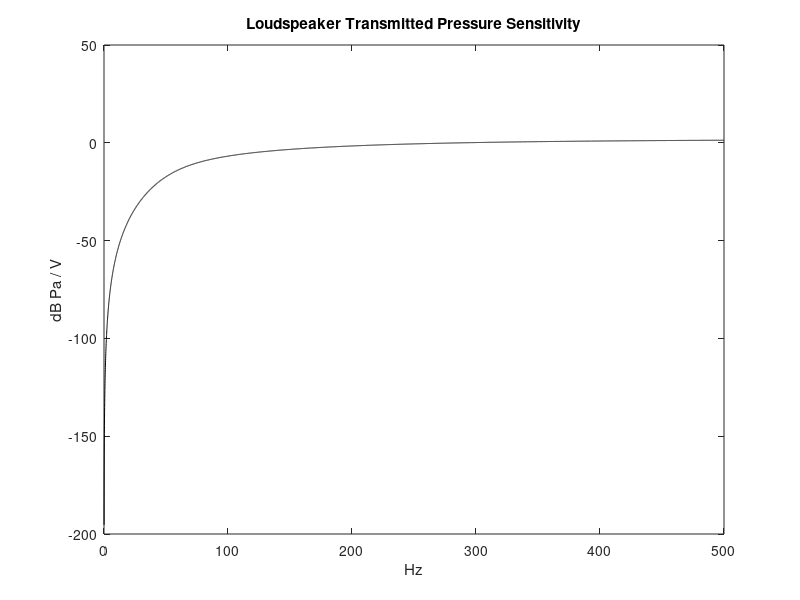
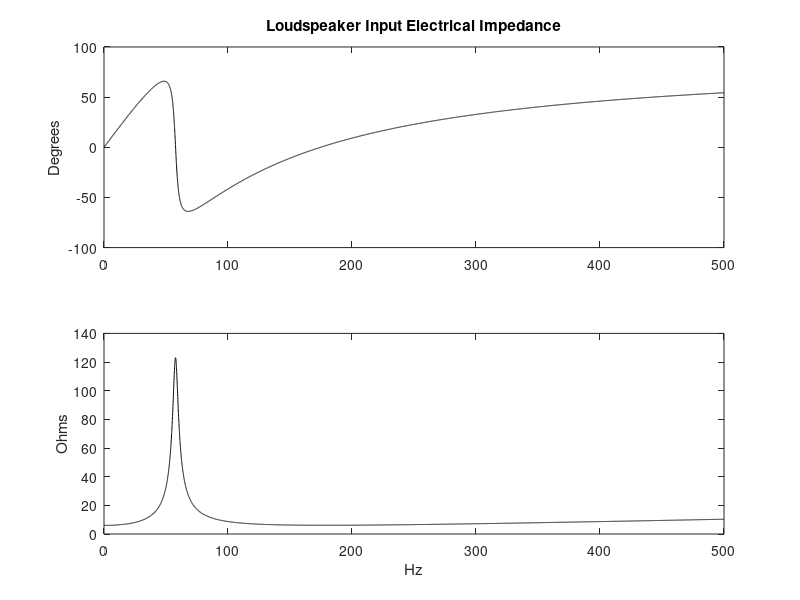
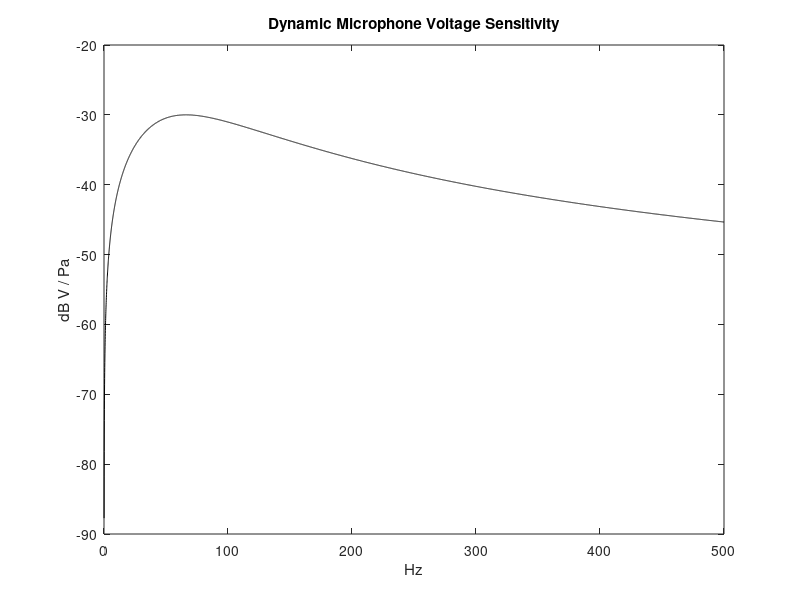
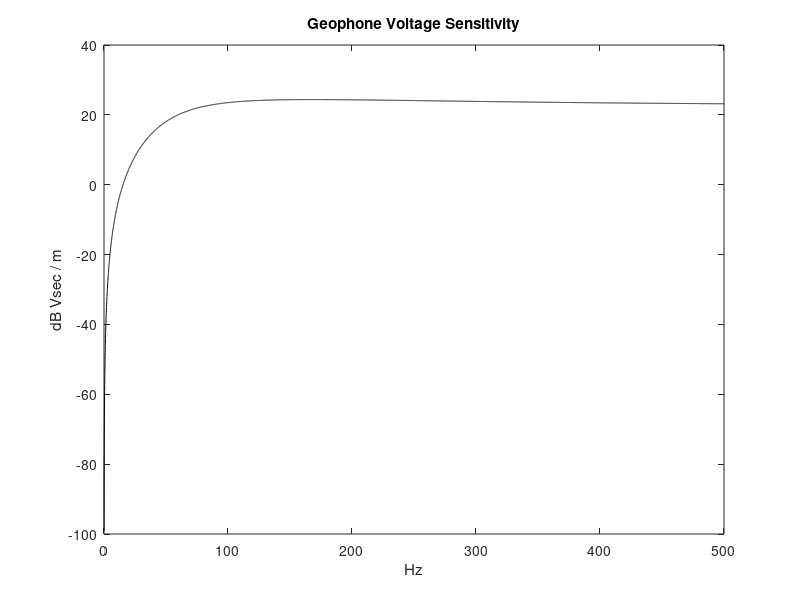

The MATLAB script that drew these images, in order:
% Loudspeaker in closed cabinet model
npts=10000;
maxf=500;
f=maxf/npts:maxf/npts:maxf;			% freq range
w=2.*pi.*f;

% electrical
Re=6;			% 6 ohms
Le=0.003;		% 3 mH
Bl=13.25;				% Bl=6.5 gives Qt near 1, Bl=12 give Qt near .37

% diaphragm
fd=55;			% 25.5 Hz mech res
wd=2*pi*fd;
Md=0.060;			% 60 gm
Cd=1/(Md*wd^2);
Rd=1.5;

% cabinet
rho=1.21;
c=345;
Va=1;				% m^3 sealed box
Ca=Va/(rho*c^2);

% acoustic radiation
a=0.15;			% 12" is about 30cm
S=pi*a^2;
k=w./c;
i=sqrt(-1);
Za=(rho*c/S).*((.5.*k.*a).^2 + i.*0.6.*k.*a);
Ra=real(Za);
Ma=imag(Za);
Cad=Ca.*Cd./(S^2*Cd+Ca);

Zm=(Rd+(S^2).*Za) + i.*w.*Md + 1./(i.*w.*Cad);
Z1=Zm.*(Re+i.*w.*Le)+Bl^2;
Pae=(Bl.*S.*Ra)./Z1;

figure(1)
plot(f,20.*log10(abs(Pae)),'k');
xlabel('Hz');
ylabel('dB Pa / V');
title('Loudspeaker Transmitted Pressure Sensitivity');

% Theill=Small Params

w0sq=1/(Md*Cad);	% include cabinet
w0=sqrt(w0sq);
Qes=w0*Md*Re/(Bl)^2;
Qms=w0*Md/Rd;

Qt=w0*Md*Re/((Bl)^2+Re*Rd);	% total system Q

Zres=Re+Bl^2/Rd;					% max impedance
Vas=S^2*Cd*rho*c^2;
[Qes Qms Qt Vas*35.32 Zres]

% input electrical impedance

Z0=Re + i.*w.*Le + (i.*w.*Cd.*(Bl)^2)./(i.*w.*Cd.*Rd + (1. - w.^2./w0sq));

figure(2);

subplot(2,1,1),plot(f,(180/pi).*angle(Z0),'k');
title('Loudspeaker Input Electrical Impedance');
ylabel('Degrees');
subplot(2,1,2),plot(f,abs(Z0),'k');
ylabel('Ohms');
xlabel('Hz');

% microphone response

Ze=Bl^2./(Re+i.*w.*Le);
ep=S.*(Bl./(Ze + Rd + i.*w.*Md + 1./(i.*w.*Cd)));

figure(3)
plot(f,20.*log10(abs(ep)),'k');
xlabel('Hz');
ylabel('dB V / Pa');
title('Dynamic Microphone Voltage Sensitivity');
%axis([0 500 -60 0]);

% geophone response
gv=i.*w.*Md.*Bl./(Ze + Rd + i.*w.*Md + 1./(i.*w.*Cd));

figure(4)
plot(f,20.*log10(abs(gv)),'k');
xlabel('Hz');
ylabel('dB Vsec / m');
title('Geophone Voltage Sensitivity');


% loudspeaker impedance analysis

Zms=Rd + i.*w.*Md + 1./(i.*w.*Cd);
Zspk=Re + i.*w.*Le + Bl^2./Zms;

figure(5);
plot(f,abs(Zspk));

% estimate parameters from impedance curve

Le_est=(imag(Zspk(npts)-Zspk(round(.75*npts))))/(w(npts)-w(round(.75*npts)));
Re_est=abs(Zspk(1));
[Re_est Re Le_est Le]

[Zres,ires]=max(Zspk);
Zres=abs(Zres);

Zrsq=sqrt(Zres*Re_est);			% measure Qt
aZspk=abs(Zspk);
for n=2:ires,
   if aZspk(n) > Zrsq
      f1=f(n-1)+((aZspk(n)-aZspk(n-1))/(f(n)-f(n-1)))*(Zrsq-aZspk(n-1));
      break;
   end;
end;
for n=ires:npts,
   if aZspk(n) < Zrsq
      f2=f(n-1)+((aZspk(n)-aZspk(n-1))/(f(n)-f(n-1)))*(Zrsq-aZspk(n-1));
      break
   end;
end;
Qtest=(f(ires)/(f2-f1))*sqrt(Re/Zres);

% assume Md & Cd known from added-mass res shift
QtRd=w(ires)*Md*Re_est/Zres;
Rd_est=QtRd/Qtest;
Bl_est=sqrt((w(ires)*Md*Re_est/Qtest)-Re_est*Rd_est);

[Qt Qtest Bl Bl_est Rd Rd_est]


figure(6)

subplot(2,1,1),plot(f,(180/pi).*angle(Pae),'k');
title('Loudspeaker Transmitted Pressure Sensitivity');
ylabel('deg');
subplot(2,1,2),plot(f,abs(Pae),'k');
xlabel('Hz');
ylabel('Pa / V');
